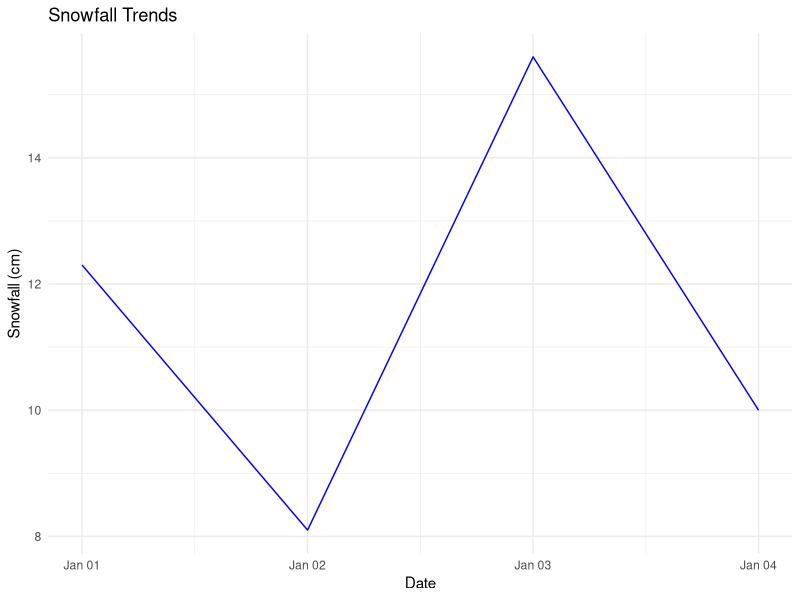

Write R code to recreate this figure.
if (!require("ggplot2")) install.packages("ggplot2", repos = "http://cran.us.r-project.org")

data <- read.csv("snowfall_data.csv")

data$date <- as.Date(data$date)

library(ggplot2)
p <- ggplot(data, aes(x = date, y = snowfall)) +
    geom_line(color = "blue") +
    labs(title = "Snowfall Trends",
        x = "Date",
        y = "Snowfall (cm)") +
    theme_minimal()

ggsave("snowfall_trends.png", plot = p)
